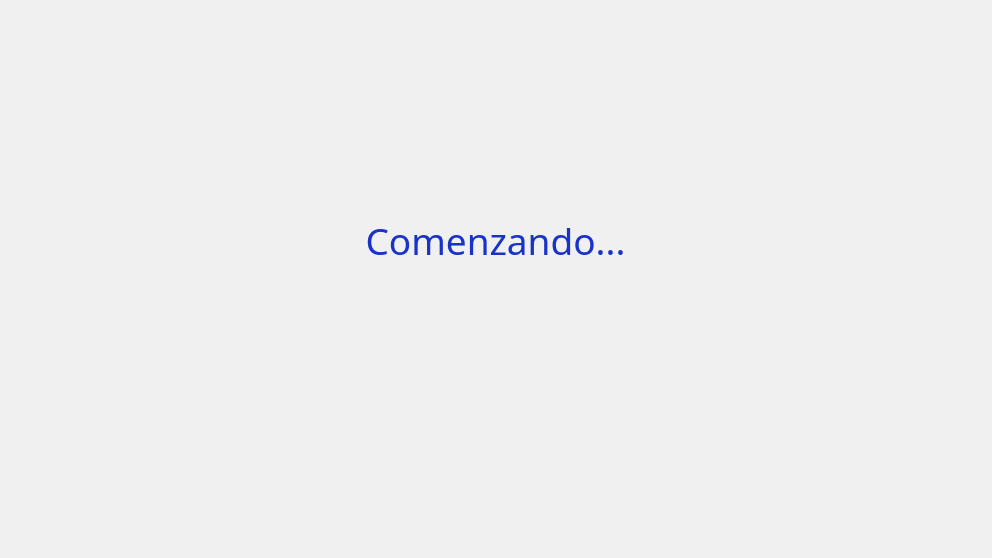
<?xml version="1.0" encoding="UTF-8"?>
<ui version="4.0">
 <class>Dialog</class>
 <widget class="QDialog" name="Dialog">
  <property name="geometry">
   <rect>
    <x>0</x>
    <y>0</y>
    <width>992</width>
    <height>558</height>
   </rect>
  </property>
  <property name="mouseTracking">
   <bool>true</bool>
  </property>
  <property name="windowTitle">
   <string>Interfaz Sujeto</string>
  </property>
  <property name="styleSheet">
   <string notr="true">background-color: rgb(240, 240, 240);</string>
  </property>
  <widget class="QLabel" name="label_accion">
   <property name="geometry">
    <rect>
     <x>81</x>
     <y>202</y>
     <width>16</width>
     <height>25</height>
    </rect>
   </property>
   <property name="font">
    <font>
     <family>Verdana</family>
     <pointsize>16</pointsize>
     <weight>75</weight>
     <bold>true</bold>
    </font>
   </property>
   <property name="styleSheet">
    <string notr="true">color: rgb(255, 255, 255);</string>
   </property>
   <property name="text">
    <string/>
   </property>
   <property name="alignment">
    <set>Qt::AlignCenter</set>
   </property>
  </widget>
  <widget class="QLabel" name="label_orden">
   <property name="geometry">
    <rect>
     <x>30</x>
     <y>200</y>
     <width>931</width>
     <height>81</height>
    </rect>
   </property>
   <property name="font">
    <font>
     <family>Berlin Sans FB</family>
     <pointsize>28</pointsize>
     <weight>50</weight>
     <bold>false</bold>
    </font>
   </property>
   <property name="styleSheet">
    <string notr="true">color: rgb(25, 50, 200);</string>
   </property>
   <property name="text">
    <string>Comenzando...</string>
   </property>
   <property name="alignment">
    <set>Qt::AlignCenter</set>
   </property>
  </widget>
  <widget class="QLabel" name="cruz">
   <property name="enabled">
    <bool>true</bool>
   </property>
   <property name="geometry">
    <rect>
     <x>450</x>
     <y>270</y>
     <width>70</width>
     <height>70</height>
    </rect>
   </property>
   <property name="mouseTracking">
    <bool>false</bool>
   </property>
   <property name="text">
    <string/>
   </property>
   <property name="pixmap">
    <pixmap>cross.png</pixmap>
   </property>
  </widget>
 </widget>
 <resources/>
 <connections/>
</ui>
